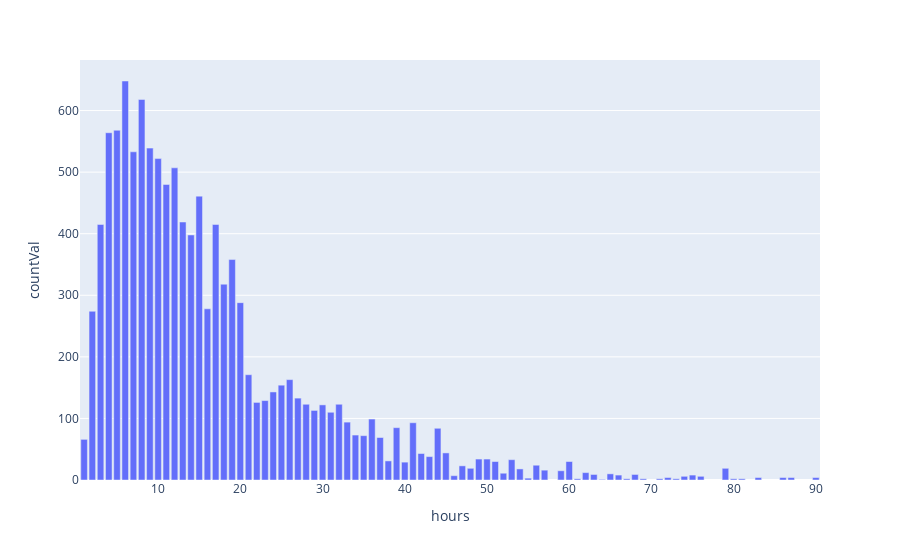
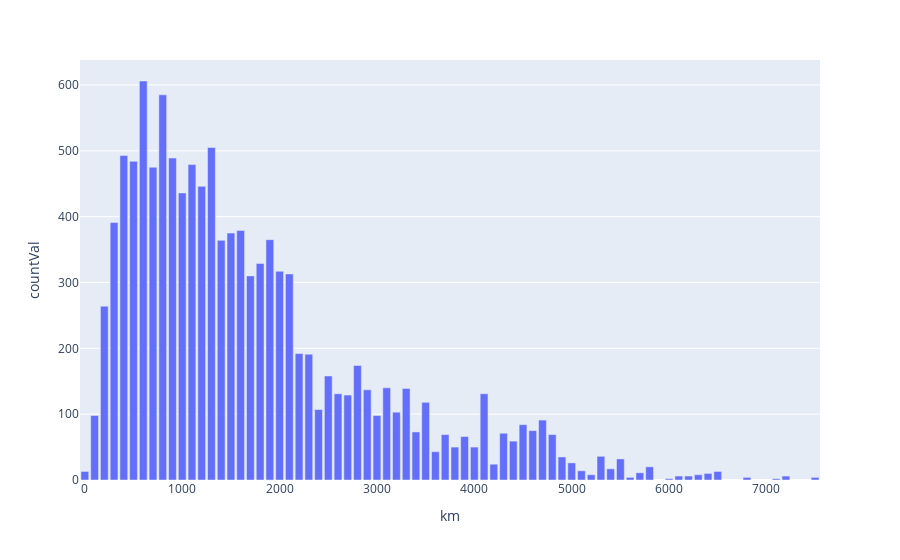

Notebook source saved alongside these figures, in order:
### Code cell
import plotly.express as px

usRoutes = pd.read_csv('../data/usRoutes.csv')

nullVal = r"\N"
usRoutes = usRoutes[usRoutes['meters'] != nullVal]

usRoutes['meters'] = usRoutes['meters'].astype(int)
usRoutes['seconds'] = usRoutes['seconds'].astype(int)

usRoutes['hours'] = round(usRoutes['seconds']/3600, 0)

usRoutes['countVal'] = 1
usRoutesHours = usRoutes.groupby('hours')['countVal'].sum()
usRoutesHours = pd.DataFrame(usRoutesHours)
usRoutesHours = usRoutesHours.reset_index()

fig = px.bar(usRoutesHours, x='hours', y='countVal')
fig.show()

usRoutes['km'] = round(usRoutes['meters']/1000, -2)
usRoutesKM = usRoutes.groupby('km')['countVal'].sum()
usRoutesKM = pd.DataFrame(usRoutesKM)
usRoutesKM = usRoutesKM.reset_index()

fig2 = px.bar(usRoutesKM, x='km', y='countVal')
fig2.show()

### Figure 1 — Plotly figure (JSON) as saved in the notebook; plotly's stock layout.template omitted (floating-point values rounded to 4 significant figures)
{"data": [{"hovertemplate": "hours=%{x}<br>countVal=%{y}<extra></extra>", "legendgroup": "", "marker": {"color": "#636efa", "pattern": {"shape": ""}}, "name": "", "orientation": "v", "showlegend": false, "textposition": "auto", "type": "bar", "x": [1.0, 2.0, 3.0, 4.0, 5.0, 6.0, 7.0, 8.0, 9.0, 10.0, 11.0, 12.0, 13.0, 14.0, 15.0, 16.0, 17.0, 18.0, 19.0, 20.0, 21.0, 22.0, 23.0, 24.0, 25.0, 26.0, 27.0, 28.0, 29.0, 30.0, 31.0, 32.0, 33.0, 34.0, 35.0, 36.0, 37.0, 38.0, 39.0, 40.0, 41.0, 42.0, 43.0, 44.0, 45.0, 46.0, 47.0, 48.0, 49.0, 50.0, 51.0, 52.0, 53.0, 54.0, 55.0, 56.0, 57.0, 59.0, 60.0, 61.0, 62.0, 63.0, 64.0, 65.0, 66.0, 67.0, 68.0, 69.0, 71.0, 72.0, 73.0, 74.0, 75.0, 76.0, 79.0, 80.0, 81.0, 83.0, 86.0, 87.0, 90.0], "xaxis": "x", "y": [66, 274, 415, 564, 568, 648, 533, 618, 539, 522, 480, 507, 419, 398, 461, 278, 415, 318, 358, 288, 171, 126, 129, 143, 154, 163, 133, 123, 113, 122, 110, 123, 94, 73, 72, 99, 69, 31, 85, 29, 93, 43, 38, 84, 44, 7, 23, 19, 34, 34, 30, 11, 33, 18, 3, 24, 16, 15, 30, 2, 12, 9, 1, 10, 8, 2, 9, 2, 2, 4, 2, 6, 8, 6, 19, 2, 2, 4, 4, 4, 4], "yaxis": "y"}], "layout": {"barmode": "relative", "legend": {"tracegroupgap": 0}, "margin": {"t": 60}, "xaxis": {"anchor": "y", "domain": [0, 1], "title": {"text": "hours"}}, "yaxis": {"anchor": "x", "domain": [0, 1], "title": {"text": "countVal"}}}}

### Figure 2 — Plotly figure (JSON) as saved in the notebook; plotly's stock layout.template omitted (floating-point values rounded to 4 significant figures)
{"data": [{"hovertemplate": "km=%{x}<br>countVal=%{y}<extra></extra>", "legendgroup": "", "marker": {"color": "#636efa", "pattern": {"shape": ""}}, "name": "", "orientation": "v", "showlegend": false, "textposition": "auto", "type": "bar", "x": [0.0, 100.0, 200.0, 300.0, 400.0, 500.0, 600.0, 700.0, 800.0, 900.0, 1000.0, 1100.0, 1200.0, 1300.0, 1400.0, 1500.0, 1600.0, 1700.0, 1800.0, 1900.0, 2000.0, 2100.0, 2200.0, 2300.0, 2400.0, 2500.0, 2600.0, 2700.0, 2800.0, 2900.0, 3000.0, 3100.0, 3200.0, 3300.0, 3400.0, 3500.0, 3600.0, 3700.0, 3800.0, 3900.0, 4000.0, 4100.0, 4200.0, 4300.0, 4400.0, 4500.0, 4600.0, 4700.0, 4800.0, 4900.0, 5000.0, 5100.0, 5200.0, 5300.0, 5400.0, 5500.0, 5600.0, 5700.0, 5800.0, 6000.0, 6100.0, 6200.0, 6300.0, 6400.0, 6500.0, 6800.0, 7100.0, 7200.0, 7500.0], "xaxis": "x", "y": [13, 98, 264, 391, 493, 484, 606, 475, 585, 489, 436, 479, 446, 505, 364, 375, 379, 310, 329, 365, 317, 313, 192, 191, 107, 158, 131, 129, 174, 137, 98, 140, 103, 139, 73, 118, 43, 69, 50, 66, 50, 131, 24, 71, 59, 84, 75, 91, 69, 35, 26, 14, 8, 36, 17, 32, 4, 11, 20, 2, 6, 6, 8, 10, 13, 4, 2, 6, 4], "yaxis": "y"}], "layout": {"barmode": "relative", "legend": {"tracegroupgap": 0}, "margin": {"t": 60}, "xaxis": {"anchor": "y", "domain": [0, 1], "title": {"text": "km"}}, "yaxis": {"anchor": "x", "domain": [0, 1], "title": {"text": "countVal"}}}}
